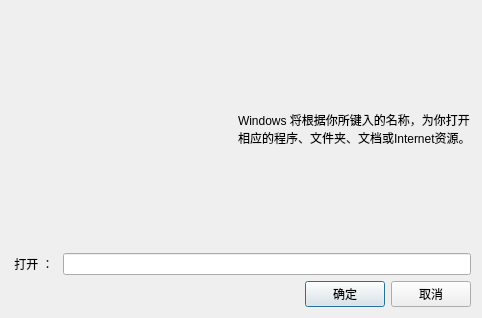
<?xml version="1.0" encoding="UTF-8"?>
<ui version="4.0">
 <class>run</class>
 <widget class="QDialog" name="run">
  <property name="geometry">
   <rect>
    <x>0</x>
    <y>0</y>
    <width>482</width>
    <height>318</height>
   </rect>
  </property>
  <property name="windowTitle">
   <string>Dialog</string>
  </property>
  <layout class="QGridLayout" name="gridLayout">
   <item row="0" column="0">
    <layout class="QVBoxLayout" name="verticalLayout">
     <item>
      <layout class="QHBoxLayout" name="horizontalLayout_3">
       <item>
        <widget class="QLabel" name="label">
         <property name="text">
          <string/>
         </property>
         <property name="pixmap">
          <pixmap resource="icon.qrc">:/new/icon/image/runicon.png</pixmap>
         </property>
        </widget>
       </item>
       <item>
        <widget class="QLabel" name="label_2">
         <property name="text">
          <string>Windows 将根据你所键入的名称，为你打开
相应的程序、文件夹、文档或Internet资源。</string>
         </property>
        </widget>
       </item>
      </layout>
     </item>
     <item>
      <layout class="QHBoxLayout" name="horizontalLayout_2">
       <item>
        <widget class="QLabel" name="label_3">
         <property name="text">
          <string> 打开 ： </string>
         </property>
        </widget>
       </item>
       <item>
        <widget class="QLineEdit" name="cmdLineEdit"/>
       </item>
      </layout>
     </item>
     <item>
      <layout class="QHBoxLayout" name="horizontalLayout">
       <item>
        <spacer name="horizontalSpacer">
         <property name="orientation">
          <enum>Qt::Horizontal</enum>
         </property>
         <property name="sizeHint" stdset="0">
          <size>
           <width>40</width>
           <height>20</height>
          </size>
         </property>
        </spacer>
       </item>
       <item>
        <widget class="QPushButton" name="submitButton">
         <property name="text">
          <string>确定</string>
         </property>
        </widget>
       </item>
       <item>
        <widget class="QPushButton" name="cancelButton">
         <property name="text">
          <string>取消</string>
         </property>
        </widget>
       </item>
      </layout>
     </item>
    </layout>
   </item>
  </layout>
 </widget>
 <resources>
  <include location="icon.qrc"/>
 </resources>
 <connections/>
</ui>
